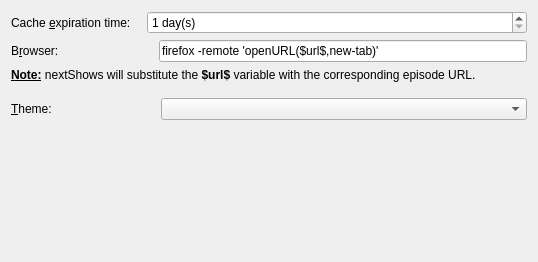
         <widget class="QWidget" name="tabMisc" >
          <attribute name="title" >
           <string>&amp;Misc</string>
          </attribute>
          <layout class="QGridLayout" >
           <item row="0" column="0" >
            <layout class="QVBoxLayout" >
             <item>
              <layout class="QHBoxLayout" >
               <property name="spacing" >
                <number>6</number>
               </property>
               <property name="leftMargin" >
                <number>0</number>
               </property>
               <property name="topMargin" >
                <number>0</number>
               </property>
               <property name="rightMargin" >
                <number>0</number>
               </property>
               <property name="bottomMargin" >
                <number>0</number>
               </property>
               <item>
                <widget class="QLabel" name="lblCacheExpirationTime" >
                 <property name="text" >
                  <string>Cache &amp;expiration time:</string>
                 </property>
                 <property name="buddy" >
                  <cstring>spinCacheExpiration</cstring>
                 </property>
                </widget>
               </item>
               <item>
                <spacer>
                 <property name="orientation" >
                  <enum>Qt::Horizontal</enum>
                 </property>
                 <property name="sizeType" >
                  <enum>QSizePolicy::Fixed</enum>
                 </property>
                 <property name="sizeHint" >
                  <size>
                   <width>10</width>
                   <height>20</height>
                  </size>
                 </property>
                </spacer>
               </item>
               <item>
                <widget class="QSpinBox" name="spinCacheExpiration" >
                 <property name="sizePolicy" >
                  <sizepolicy vsizetype="Fixed" hsizetype="Expanding" >
                   <horstretch>0</horstretch>
                   <verstretch>0</verstretch>
                  </sizepolicy>
                 </property>
                 <property name="suffix" >
                  <string> day(s)</string>
                 </property>
                 <property name="minimum" >
                  <number>1</number>
                 </property>
                 <property name="maximum" >
                  <number>30</number>
                 </property>
                 <property name="value" >
                  <number>1</number>
                 </property>
                </widget>
               </item>
              </layout>
             </item>
             <item>
              <layout class="QHBoxLayout" >
               <property name="spacing" >
                <number>6</number>
               </property>
               <property name="leftMargin" >
                <number>0</number>
               </property>
               <property name="topMargin" >
                <number>0</number>
               </property>
               <property name="rightMargin" >
                <number>0</number>
               </property>
               <property name="bottomMargin" >
                <number>0</number>
               </property>
               <item>
                <widget class="QLabel" name="lblBrowser" >
                 <property name="text" >
                  <string>B&amp;rowser:</string>
                 </property>
                 <property name="buddy" >
                  <cstring>leditBrowser</cstring>
                 </property>
                </widget>
               </item>
               <item>
                <spacer>
                 <property name="orientation" >
                  <enum>Qt::Horizontal</enum>
                 </property>
                 <property name="sizeType" >
                  <enum>QSizePolicy::Fixed</enum>
                 </property>
                 <property name="sizeHint" >
                  <size>
                   <width>94</width>
                   <height>20</height>
                  </size>
                 </property>
                </spacer>
               </item>
               <item>
                <widget class="QLineEdit" name="leditBrowser" >
                 <property name="text" >
                  <string>firefox -remote 'openURL($url$,new-tab)'</string>
                 </property>
                </widget>
               </item>
              </layout>
             </item>
             <item>
              <widget class="QLabel" name="lblBrowserNote" >
               <property name="text" >
                <string>&lt;html>&lt;head>&lt;meta name="qrichtext" content="1" />&lt;style type="text/css">
p, li { white-space: pre-wrap; }
&lt;/style>&lt;/head>&lt;body style=" font-family:'Sans Serif'; font-size:9pt; font-weight:400; font-style:normal; text-decoration:none;">
&lt;p style=" margin-top:0px; margin-bottom:0px; margin-left:0px; margin-right:0px; -qt-block-indent:0; text-indent:0px;">&lt;span style=" font-weight:600; text-decoration: underline;">Note:&lt;/span> nextShows will substitute the &lt;span style=" font-weight:600;">$url$&lt;/span> variable with the corresponding episode URL.&lt;/p>&lt;/body>&lt;/html></string>
               </property>
               <property name="wordWrap" >
                <bool>true</bool>
               </property>
              </widget>
             </item>
             <item>
              <spacer>
               <property name="orientation" >
                <enum>Qt::Vertical</enum>
               </property>
               <property name="sizeType" >
                <enum>QSizePolicy::Fixed</enum>
               </property>
               <property name="sizeHint" >
                <size>
                 <width>20</width>
                 <height>10</height>
                </size>
               </property>
              </spacer>
             </item>
             <item>
              <layout class="QHBoxLayout" >
               <item>
                <widget class="QLabel" name="lblTheme" >
                 <property name="text" >
                  <string>&amp;Theme:</string>
                 </property>
                 <property name="buddy" >
                  <cstring>comboTheme</cstring>
                 </property>
                </widget>
               </item>
               <item>
                <spacer>
                 <property name="orientation" >
                  <enum>Qt::Horizontal</enum>
                 </property>
                 <property name="sizeType" >
                  <enum>QSizePolicy::Fixed</enum>
                 </property>
                 <property name="sizeHint" >
                  <size>
                   <width>103</width>
                   <height>20</height>
                  </size>
                 </property>
                </spacer>
               </item>
               <item>
                <widget class="QComboBox" name="comboTheme" >
                 <property name="sizePolicy" >
                  <sizepolicy vsizetype="Fixed" hsizetype="Expanding" >
                   <horstretch>0</horstretch>
                   <verstretch>0</verstretch>
                  </sizepolicy>
                 </property>
                </widget>
               </item>
              </layout>
             </item>
            </layout>
           </item>
           <item row="1" column="0" >
            <spacer>
             <property name="orientation" >
              <enum>Qt::Vertical</enum>
             </property>
             <property name="sizeHint" >
              <size>
               <width>516</width>
               <height>131</height>
              </size>
             </property>
            </spacer>
           </item>
          </layout>
         </widget>
